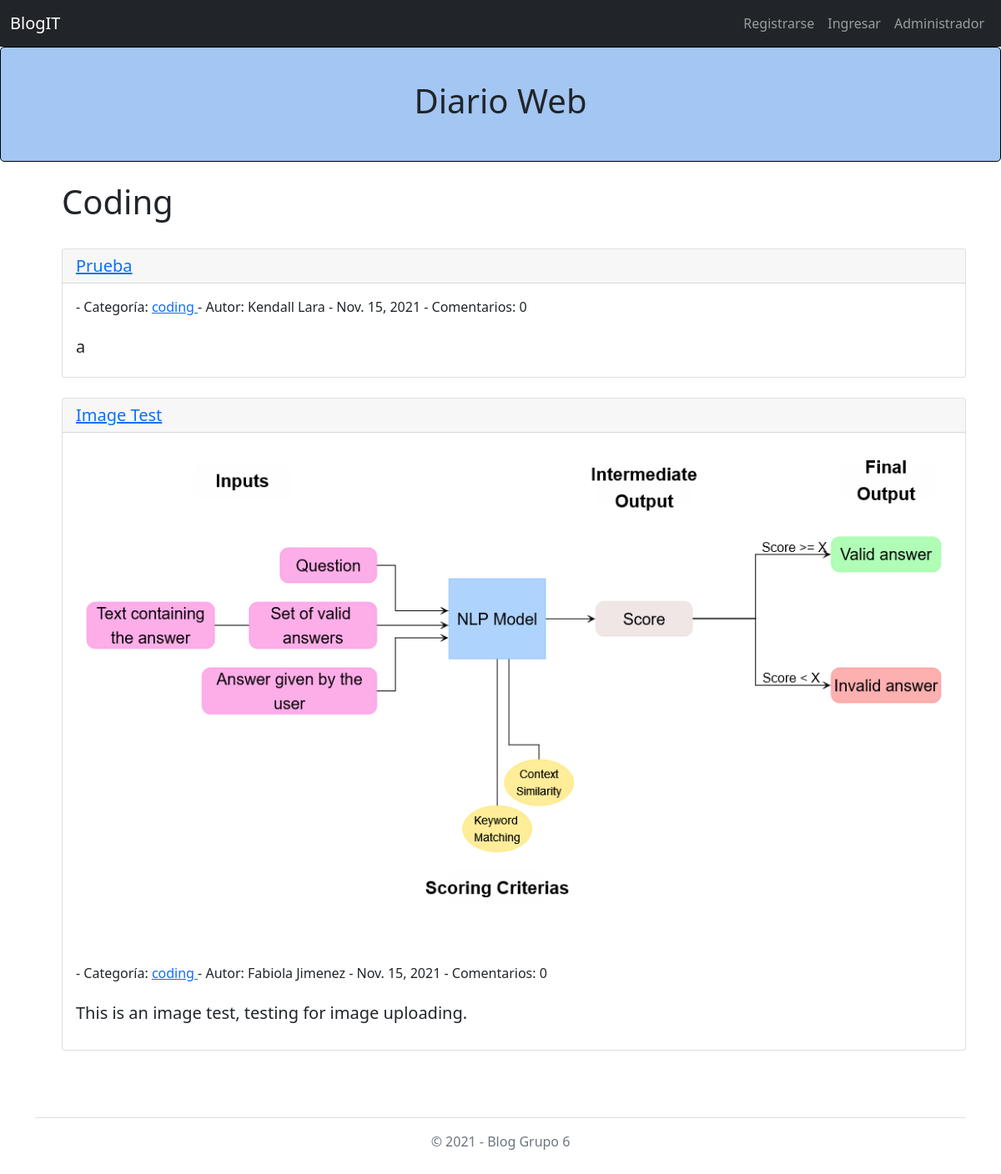
/category/coding/, run on the app's committed database.
### blog/models.py (models this page shows, shortened)
class Post(models.Model):
    title = models.CharField(max_length = 255)
    title_tag = models.CharField(max_length = 255)
    author = models.ForeignKey(User, on_delete = models.CASCADE)
    header_image = models.ImageField(null=True, blank=True, upload_to='images/')
    body = RichTextField(blank=True, null=True)
    post_date = models.DateField(auto_now_add=True)
    category = models.CharField(max_length = 255, default='uncategorized')
    likes = models.ManyToManyField(User, related_name='blog_posts')
    def total_comments(self):
        return self.comments.count()

### blog/views.py (the view)
# urls.py: path('category/<str:cats>/', CategoryView, name = 'category'),
def CategoryView(request, cats):
    category_posts = Post.objects.filter(category=cats.replace('-', ' '))
    return render(request, 'categories.html', {'cats':cats.title().replace('-', ' '), 'category_posts':category_posts})

### blog/templates/categories.html (shortened to what this page needs)
{% extends 'base.html' %}
{% block content %}
{% if category_posts %}
    <ul>
        <h1> {{ cats }} </h1>
        <br/>
        {% for post in category_posts %}
        <div class="card">
        <h5 class="card-header"><a href = "{% url 'article-detail' post.pk %}"> {{ post.title }}  </a></h5>
            {% if post.header_image %}
                <img class="card-img-top" src="{{post.header_image.url}}" alt='Post header'>
                <br/>
            {% endif %}
            <div class="card-body">
               - Categoría: <a href = "{% url 'category' post.category|slugify %}"> {{ post.category }} </a>
               - Autor: {{ post.author.first_name }} {{ post.author.last_name }} - {{ post.post_date }}
               - Comentarios: {{post.total_comments}}
                <h5>
                    {{ post.body|slice:":300"|safe }}
                </h5>
            </div>
        </div>
        <br/>
        {% endfor%}
    </ul>
{% else %}
<h2> This page does not exist... </h2>
{% endif %}
{% endblock %}

### blog/templates/base.html (shortened to what this page needs)
{% load static %}
<!doctype html>
<html lang="en">
  <head>
    <link  rel="stylesheet" type="text/css" href={% static 'css/style.css'%}/>
    <link href="https://cdn.jsdelivr.net/npm/bootstrap@5.1.3/dist/css/bootstrap.min.css" rel="stylesheet">
  </head>
  <body>
      <nav class="navbar navbar-expand-lg navbar-dark bg-dark">
        <div class="container-fluid">
          <a class="navbar-brand" href="{% url 'home' %}">BlogIT</a>
          <div class="collapse navbar-collapse" id="navbarSupportedContent">
            <ul class="navbar-nav ms-auto mb-2 mb-lg-0">
                {% if user.is_authenticated %}
                    <li class="nav-item">
                      <a class="nav-link" href="{% url 'add_post'%}">Crear Post</a>
                    </li>
                    <li class="nav-item">
                      <a class="nav-link" href="{% url 'add_category'%}">Añadir Categoría</a>
                    </li>
                    {% if cat_menu %}
                        <li class="nav-item dropdown">
                          <a class="nav-link dropdown-toggle" href="#" id="navbarDropdown" role="button" data-bs-toggle="dropdown" aria-expanded="false">
                            Categorías
                          </a>
                          <ul class="dropdown-menu" aria-labelledby="navbarDropdown">
                              {% for item in cat_menu %}
                              <li><a class="dropdown-item" href="{% url 'category' item|slugify %}">{{ item }}</a></li>
                              {% endfor %}
                          </ul>
                        </li>
                    {% else %}
                        <li class="nav-item">
                          <a class="nav-link" href="{% url 'category-list'%}">Categorías</a>
                        </li>
                    {% endif %}
                    <li class="nav-item">
                      <a class="nav-link" href="{% url 'logout'%}">Cerrar sesión</a>
                    </li>
                {% else %}
                    <li class="nav-item">
                      <a class="nav-link" href="{% url 'register'%}">Registrarse</a>
                    </li>
                    <li class="nav-item">
                      <a class="nav-link" href="{% url 'login'%}">Ingresar</a>
                    </li>
                {% endif %}
                <li class="nav-item">
                      <a class="nav-link" href="/admin">Administrador</a>
                </li>
            </ul>
          </div>
        </div>
      </nav>
    <div class="title">
      <b><h1 id="blog-title">Diario Web</h1></b>
    </div>
    <br/>
    <div class="container">
        {% block content %}
        {% endblock %}
      <footer class="py-3 my-4">
        <ul class="nav justify-content-center border-bottom pb-3 mb-3">
        </ul>
        <p class="text-center text-muted">© 2021 - Blog Grupo 6 </p>
      </footer>
  </body>
</html>

### static/css/style.css (style rules this page uses)
.title { overflow: auto; top:0!important; height: 100%; padding: 0; margin-left: 0; background: rgba(102, 160, 235, 0.6); padding:5vh; border:1px solid; border-radius: 5px; border-color: #000; }
#blog-title { text-align: center; }

### data on the page
Post: title "Prueba", category "coding", author.first_name "Kendall", author.last_name "Lara", post_date "Nov. 15, 2021", total_comments "0", body "a"
Post: title "Image Test", header_image (picture), category "coding", author.first_name "Fabiola", author.last_name "Jimenez", post_date "Nov. 15, 2021", total_comments "0", body "This is an image test, testing for image uploading."

### other printed values
{{ cats }} "Coding"
